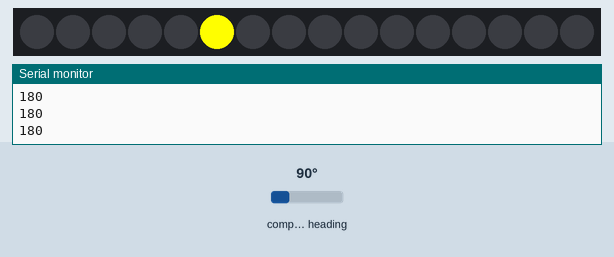
The sketch below on a simulated Arduino Uno, built with avr-gcc and run on an emulated ATmega328P. Parts: 16 RGB LEDs in strip order, left to right, the last lines printed to the serial monitor. The inputs (shaded band) are chosen by the test bench; at power-on: compass heading 90°.

Above: at 1.2 s.
1.3 s: compass heading set to 7°
At 1.7 s:
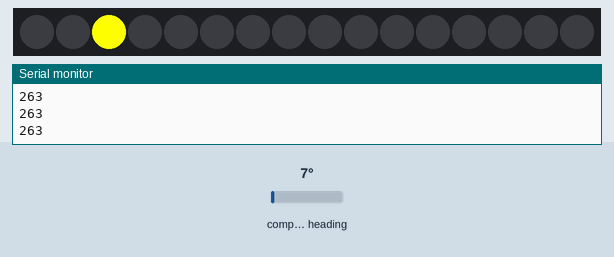
2.8 s: compass heading set to 180°
At 4.0 s:
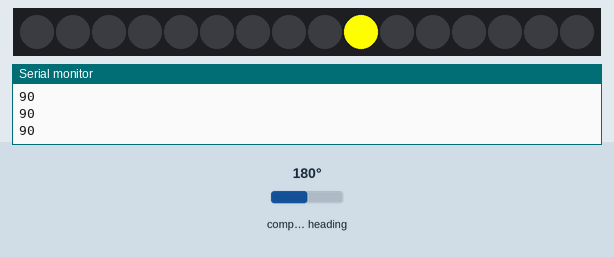
4.3 s: compass heading set to 269°
At 5.3 s:
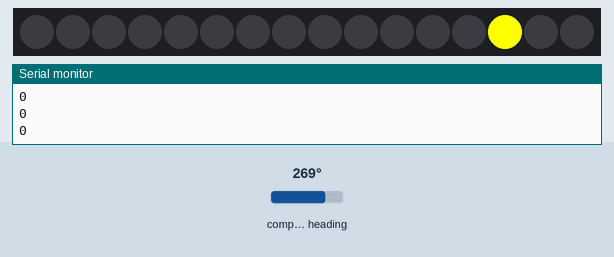
Timing chart, 0 to 7.3 s (numbered marks = the images above; inputs shaded):
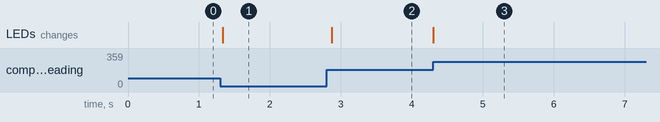

The sketch:

Compass.ino
```cpp
#include <Adafruit_NeoPixel.h>
#define LED_COUNT 16
#define LED_PIN 11
Adafruit_NeoPixel strip = Adafruit_NeoPixel(LED_COUNT, LED_PIN, NEO_GRB + NEO_KHZ800);


#include <QMC5883LCompass.h>
QMC5883LCompass compass;

void setup() {
  strip.begin();
  strip.show();
  Serial.begin(115200);
  compass.init();
  Serial.println("Starting!!");
}


void loop() {
  int x;
  int y;
  float rads;
  compass.read();
  x=compass.getX();
  y=compass.getY();
  rads=atan2(x,y);
  rads+=PI;
  int angle=rads*57.325;
  Serial.println(angle);
  angle=359-angle;
  int pix=((LED_COUNT/360.00)*angle);
  setPixel(pix+LED_COUNT-2,170,255);
  //strip.setPixelColor(pix,255,0,0);
  strip.show();
  strip.setPixelColor((pix+LED_COUNT-2)%LED_COUNT,0,0,0);
  delay(100);

}

void setPixel(int pixelz, int colorz, long unsigned fadez){
  pixelz%=LED_COUNT;
  colorz%=1024;
  fadez*=fadez;
  fadez/=255;
  strip.setPixelColor(pixelz,strip.ColorHSV(colorz*64,255,fadez));
}
```

Measured:
- after the input at 1.3 s, the LEDs: change at once (image 1)
- after the input at 2.8 s, the LEDs: change after 0.07 s (image 2)
- after the input at 4.3 s, the LEDs: change at once (image 3)
